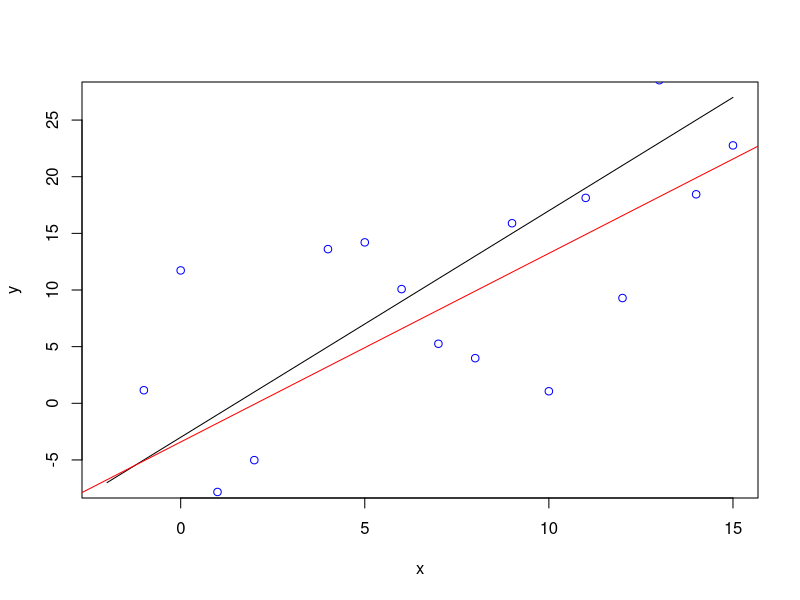

Write the R code that produced this figure.
#Simple linear regression
x <- seq(-2,15)

#True B0=-3 True B1 = 2
y <- -3 + 2*x
plot(x,y, type = 'linear')

# epsilon has normal dist
set.seed(400)
yobs <- y + rnorm(length(y), 0,10)
points(x, yobs, col = "Blue")

mod1 <- lm(yobs~x)
result <- summary(mod1)
abline(mod1, col="Red")

# Access the estimated parameters (Statistics) By regression
mode(mod1)
names(mod1)
result <- summary(mod1)
result
